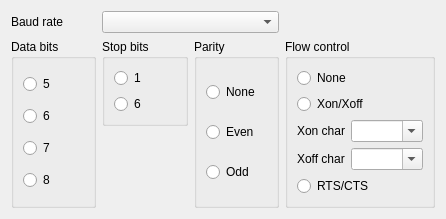
<?xml version="1.0" encoding="UTF-8"?>
<ui version="4.0">
 <class>mdtSerialPortConfigWidget</class>
 <widget class="QWidget" name="mdtSerialPortConfigWidget">
  <property name="geometry">
   <rect>
    <x>0</x>
    <y>0</y>
    <width>446</width>
    <height>205</height>
   </rect>
  </property>
  <property name="windowTitle">
   <string>Form</string>
  </property>
  <layout class="QGridLayout" name="gridLayout">
   <item row="0" column="0">
    <widget class="QLabel" name="lbBaudRate">
     <property name="text">
      <string>Baud rate</string>
     </property>
     <property name="buddy">
      <cstring>cbBaudRate</cstring>
     </property>
    </widget>
   </item>
   <item row="0" column="1" colspan="2">
    <widget class="QComboBox" name="cbBaudRate"/>
   </item>
   <item row="1" column="0" rowspan="2">
    <widget class="QGroupBox" name="gbDataBitCount">
     <property name="title">
      <string>Data bits</string>
     </property>
     <layout class="QVBoxLayout" name="verticalLayout">
      <item>
       <widget class="QRadioButton" name="rbDataBit5">
        <property name="text">
         <string>5</string>
        </property>
       </widget>
      </item>
      <item>
       <widget class="QRadioButton" name="rbDataBit6">
        <property name="text">
         <string>6</string>
        </property>
       </widget>
      </item>
      <item>
       <widget class="QRadioButton" name="rbDataBit7">
        <property name="text">
         <string>7</string>
        </property>
       </widget>
      </item>
      <item>
       <widget class="QRadioButton" name="rbDataBit8">
        <property name="text">
         <string>8</string>
        </property>
       </widget>
      </item>
     </layout>
    </widget>
   </item>
   <item row="1" column="1">
    <widget class="QGroupBox" name="gbStopBitCount">
     <property name="title">
      <string>Stop bits</string>
     </property>
     <layout class="QVBoxLayout" name="verticalLayout_3">
      <item>
       <widget class="QRadioButton" name="rbStopBit1">
        <property name="text">
         <string>1</string>
        </property>
       </widget>
      </item>
      <item>
       <widget class="QRadioButton" name="rbStopBit2">
        <property name="text">
         <string>6</string>
        </property>
       </widget>
      </item>
     </layout>
    </widget>
   </item>
   <item row="1" column="2" rowspan="2">
    <widget class="QGroupBox" name="gbParity">
     <property name="title">
      <string>Parity</string>
     </property>
     <layout class="QVBoxLayout" name="verticalLayout_2">
      <item>
       <widget class="QRadioButton" name="rbParityNone">
        <property name="text">
         <string>None</string>
        </property>
       </widget>
      </item>
      <item>
       <widget class="QRadioButton" name="rbParityEven">
        <property name="text">
         <string>Even</string>
        </property>
       </widget>
      </item>
      <item>
       <widget class="QRadioButton" name="rbParityOdd">
        <property name="text">
         <string>Odd</string>
        </property>
       </widget>
      </item>
     </layout>
    </widget>
   </item>
   <item row="1" column="3" rowspan="2">
    <widget class="QGroupBox" name="gbFlowCtl">
     <property name="title">
      <string>Flow control</string>
     </property>
     <layout class="QVBoxLayout" name="verticalLayout_4">
      <item>
       <widget class="QRadioButton" name="rbFlowCtlNone">
        <property name="text">
         <string>None</string>
        </property>
       </widget>
      </item>
      <item>
       <widget class="QRadioButton" name="rbFlowCtlXonXoff">
        <property name="text">
         <string>Xon/Xoff</string>
        </property>
       </widget>
      </item>
      <item>
       <layout class="QHBoxLayout" name="horizontalLayout">
        <item>
         <widget class="QLabel" name="lbXonChar">
          <property name="text">
           <string>Xon char</string>
          </property>
         </widget>
        </item>
        <item>
         <widget class="QComboBox" name="cbXonChar">
          <property name="editable">
           <bool>true</bool>
          </property>
         </widget>
        </item>
       </layout>
      </item>
      <item>
       <layout class="QHBoxLayout" name="horizontalLayout_2">
        <item>
         <widget class="QLabel" name="lbXoffChar">
          <property name="text">
           <string>Xoff char</string>
          </property>
         </widget>
        </item>
        <item>
         <widget class="QComboBox" name="cbXoffChar">
          <property name="editable">
           <bool>true</bool>
          </property>
         </widget>
        </item>
       </layout>
      </item>
      <item>
       <widget class="QRadioButton" name="rbFlowCtlRtsCts">
        <property name="text">
         <string>RTS/CTS</string>
        </property>
       </widget>
      </item>
     </layout>
    </widget>
   </item>
   <item row="2" column="1">
    <spacer name="verticalSpacer">
     <property name="orientation">
      <enum>Qt::Vertical</enum>
     </property>
     <property name="sizeHint" stdset="0">
      <size>
       <width>20</width>
       <height>43</height>
      </size>
     </property>
    </spacer>
   </item>
  </layout>
 </widget>
 <tabstops>
  <tabstop>cbBaudRate</tabstop>
  <tabstop>rbDataBit5</tabstop>
  <tabstop>rbDataBit6</tabstop>
  <tabstop>rbDataBit7</tabstop>
  <tabstop>rbDataBit8</tabstop>
  <tabstop>rbStopBit1</tabstop>
  <tabstop>rbStopBit2</tabstop>
  <tabstop>rbParityNone</tabstop>
  <tabstop>rbParityEven</tabstop>
  <tabstop>rbParityOdd</tabstop>
  <tabstop>rbFlowCtlNone</tabstop>
  <tabstop>rbFlowCtlXonXoff</tabstop>
  <tabstop>rbFlowCtlRtsCts</tabstop>
 </tabstops>
 <resources/>
 <connections/>
</ui>
